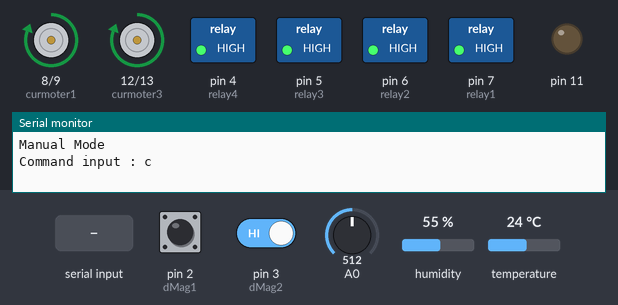
The sketch below on a simulated Arduino Mega 2560, built with avr-gcc and run on an emulated ATmega2560. On the bench: motor-driver pin pairs drawn as motors (green arrow = first pin HIGH = forward, orange = second pin HIGH = backward, longer = more drive), switched loads named in the sketch (green lamp = pin HIGH), output pins drawn as LEDs (lit = HIGH), the last lines printed to the serial monitor. The inputs (shaded band) are chosen by the test bench; at power-on: pin 3 (dMag2) HIGH, humidity 55 %, A0 = 512, pin 2 (dMag1) HIGH, temperature 24 °C.

Above: at 1.2 s.
1.3 s: "0\n" received over the second serial link
At 2.3 s:
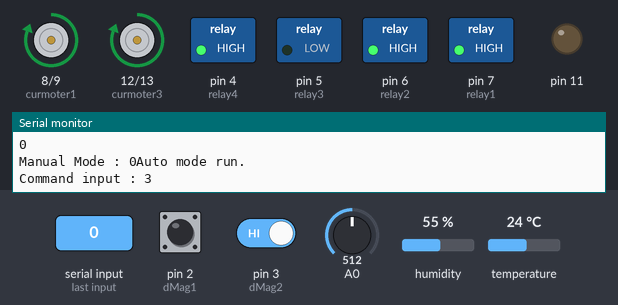
3.0 s: pin 3 (dMag2) driven LOW
At 3.5 s:
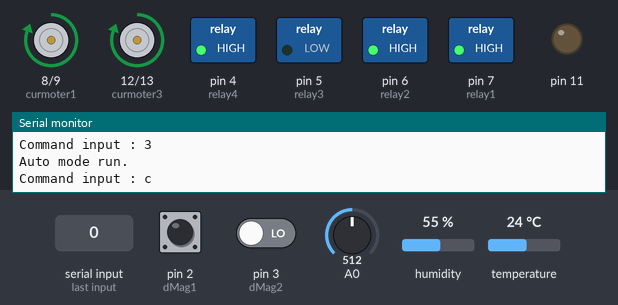
4.5 s: humidity set to 26 %
7.2 s: humidity set to 23 %
At 8.6 s:
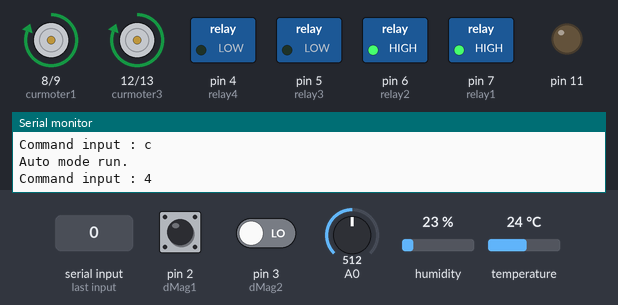
9.0 s: A0 set to 809
10.5 s: A0 set to 835
Timing chart, 0 to 13.5 s (numbered marks = the images above; inputs shaded):
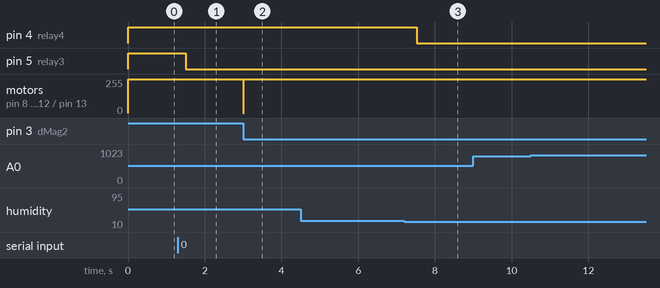

The sketch:

hedgeCage.ino
```cpp
#include <ArduinoJson.h>
#include <DHT.h>
#define DHTPIN 10
#define DHTTYPE DHT22 //DHT타입
DHT dht(DHTPIN,DHTTYPE);

#define COUNTS 10 // 센서값 배열

boolean start = true;
int i = 0;
int size = 0;

int tempArray[COUNTS] = {};
int humidArray[COUNTS] = {};
int luxArray[COUNTS] = {};

int tempSum = 0;
int humidSum = 0;
int luxSum = 0;

int tempAvg = 0;
int humidAvg = 0;
int luxAvg = 0;

// first moter
#define curmoter1 8
#define curmoter2 9
// second moter
#define curmoter3 12
#define curmoter4 13

#define relay1 7 //heater
#define relay2 6
#define relay3 5 //cooler
#define relay4 4 //humidifier

//magnetic sensor
int dMag1 = 2; // 센서 디지털 인터페이스
int dMag2 = 3; // 2번째 센서
int dMagVal1 ; // digital readings
int dMagVal2 ; // 2번째 센서digital readings

#define ON  true
#define OFF false

//String curtain_state = "open";
volatile bool curtain_state = false;
String feed_state = "nomove";
bool cooler_state = OFF;
bool heater_state = OFF;
bool humidifier_state = OFF;

// 수동 onoff
int manual = 1;

// 상태 조절
volatile bool curtain_open;
volatile bool curtain_close;
volatile bool feed_open;
bool heater_on;
bool heater_off;
bool cooler_on;
bool cooler_off;
bool humidifier_on;
bool humidifier_off;

int cooler;
int heater;
int curtain;
int humidifier;
int feeder;

void HallA() {
    if (curtain_state) STOP();
}
void HallB() {
    if (!curtain_state) STOP();
}

void avg(){
  tempSum = 0;
  humidSum = 0;
  luxSum = 0;

  if(start) size = i;
  else size = COUNTS;

  for(int j=0; j < size; j++){
    tempSum += tempArray[j];
    humidSum += humidArray[j];
    luxSum += luxArray[j];
  }
  tempAvg = tempSum/size;
  humidAvg = humidSum/size;
  luxAvg = luxSum/size;
}

void CW() {   //Clock-wise : open
  analogWrite(curmoter1, 0);
  analogWrite(curmoter2, 255);
  analogWrite(curmoter3, 0);
  analogWrite(curmoter4, 255);
}

void CCW() {  //counter-clock-wise : close
  analogWrite(curmoter1, 255);
  analogWrite(curmoter2, 0);
  analogWrite(curmoter3, 255);
  analogWrite(curmoter4, 0);
}

void STOP() {
  analogWrite(curmoter1, 0);
  analogWrite(curmoter2, 0);
  analogWrite(curmoter3, 0);
  analogWrite(curmoter4, 0);
}

void initialRelay(){ /*relay는 low일때 켜지므로 high로 초기화*/
  digitalWrite(relay1,HIGH);
  digitalWrite(relay2,HIGH);
  digitalWrite(relay3,HIGH);
  digitalWrite(relay4,HIGH);
}

void setup() {
  Serial.begin(115200);
  Serial2.begin(19200);

  /*dht 센서 작동 시작*/
  dht.begin();

  pinMode(curmoter1, OUTPUT);
  pinMode(curmoter2, OUTPUT);
  pinMode(curmoter3, OUTPUT);
  pinMode(curmoter4, OUTPUT);

  /*magnetic*/
  pinMode (dMag1, INPUT);
  pinMode (dMag2, INPUT);

  int dMagVal1 = 0;
  int dMagVal2 = 0;

  attachInterrupt (digitalPinToInterrupt(dMag1), HallA, FALLING);
  attachInterrupt (digitalPinToInterrupt(dMag2), HallB, FALLING);

//사료배급기
  pinMode(11, OUTPUT);
  digitalWrite(11, LOW);

  /*relay 출력모드 설정*/
  pinMode(relay1,OUTPUT); //cooler
  pinMode(relay2,OUTPUT);
  pinMode(relay3,OUTPUT); //heater
  pinMode(relay4,OUTPUT); //humidifier

  STOP();
  /*relay 초기화*/
  initialRelay();
}

StaticJsonDocument<256> jsonBuffer;

void loop() {
  char c = 0;
  int lux;
  int temp;
  int humid;

  String controlJson;

  if(Serial.available()){
    c = Serial.read();
  }

  if(Serial2.available()){
   controlJson = Serial2.readStringUntil('\n');

   DeserializationError error = deserializeJson(jsonBuffer, controlJson.c_str());
   Serial.println(controlJson);

   if (error) Serial.println("Deserialization Error");

   manual = jsonBuffer["m"];

   Serial.print("Manual Mode : ");
   Serial.print(manual);

   cooler = jsonBuffer["c"];
   heater = jsonBuffer["h"];
   curtain = jsonBuffer["cu"];
   humidifier = jsonBuffer["hu"];
   feeder = jsonBuffer["f"];
  }

  if (manual) {
    Serial.println("Manual Mode");
    initialRelay();

    if(cooler == 1)
      c = '1';
    else
       c = '5';
    if(heater == 1)
       c = '3';
    else
       c = '7';
    if(humidifier == 1)
       c = '4';
    else
       c = '8';
    if(curtain == 1)
       c = 'o';
    else
       c = 'c';
    if(feeder == 1)
       c = 'f';
  } else {
    Serial.println("Auto mode run.");
    lux = analogRead(A0);
    temp = dht.readTemperature();
    humid = dht.readHumidity();

    tempArray[i] = temp;
    humidArray[i] = humid;
    luxArray[i] = lux;

    i = (i+1) % COUNTS;
    if (start && i == (COUNTS - 1)) start = false;

    avg();

    if(manual == false){
      if(luxAvg < 600 && curtain_open == OFF) {
        c = 'c';}
      if(luxAvg > 800 && curtain_open == ON) {
        c = 'o';}

      if(humidAvg < 40 && humidifier_state == OFF) {
        c = '4';} //humidifier on
      if(humidAvg >= 40 && humidifier_state == ON) {
        c = '8';} //humidifier off
      if(tempAvg > 28 && cooler_state == OFF) {
        c = '1';} // cooler on
      if(tempAvg < 25 && heater_state == OFF) {
        c = '3';} // heater on
      if(tempAvg < 27 && cooler_state == ON) {
        c = '5';}   // cooler off
      if(tempAvg > 26 && heater_state == ON) {
        c = '7';} // heater off
    }
  }


  Serial.print("Command input : ");
  Serial.println(c);

  switch(c) {
    // 릴레이 조절
    case '0': //전체 끄기
      initialRelay();
      break;
    case '1': //cooler
      cooler_on = true;
      break;
    case '2': // no use
      digitalWrite(relay1, LOW);
      break;
    case '3': //heater
      heater_on = true;
      break;
    case '4': //humidifier
      humidifier_on = true;
      break;
    case '5':
      cooler_off = true;
      break;
    case '6': // no use
      digitalWrite(relay1, HIGH);
      break;
    case '7':
      heater_off = true;
      break;
    case '8':
      humidifier_off = true;
      break;
    case 'm':
      manual = true;
    case 'o' :
      curtain_open = true;
      break;
    case 'c' :
      curtain_close = true;
      break;
    case 's' :
      STOP();
      break;
    case 'f':
      feed_open = true;
      break;
    default :
      break;
  }

// [ 부품 조절 ]
   if(feed_open == true){
      digitalWrite(11,HIGH);
      delay(200);
      digitalWrite(11,LOW);
      feed_open = false;
    }
    if(curtain_open == true){
     CW();
     curtain_open = false;
     curtain_state = true;
    }
    if(curtain_close == true){
     CCW();
     curtain_close = false;
     curtain_state = false;
    }
    if(cooler_on == true){
     digitalWrite(relay2, LOW);
     cooler_state = ON;
    }
    if(cooler_off == true){
      digitalWrite(relay2, HIGH);
      cooler_state = OFF;
    }
    if(heater_on == true){
     digitalWrite(relay3, LOW);
     heater_state = ON;
    }
    if(heater_off == true){
      digitalWrite(relay3, HIGH);
      heater_state = OFF;
    }
    if(humidifier_on == true){
     digitalWrite(relay4, LOW);
     humidifier_state = ON;
    }
    if(humidifier_off == true){
      digitalWrite(relay4, HIGH);
      humidifier_state = OFF;
    }
    delay(500);

    char valueJson[200];

    sprintf(valueJson, "{\"temp\":%3d,\"humid\":%3d,\"lux\":%4d}\n", tempAvg, humidAvg, luxAvg);

    Serial2.write(valueJson);
    delay(1000);
}
```

Measured:
- the behaviour switches between 25 and 24 % on humidity (found by bisection; images 2 and 3)
- after the input at 1.3 s, pin 5 (relay3): HIGH → LOW after 0.21 s
- after the input at 3.0 s, motor on pin 8 (curmoter1) / pin 9 (curmoter2), motor on pin 12 (curmoter3) / pin 13 (curmoter4): forward 255/255 → stopped at once, → forward 255/255 0.01 s later
